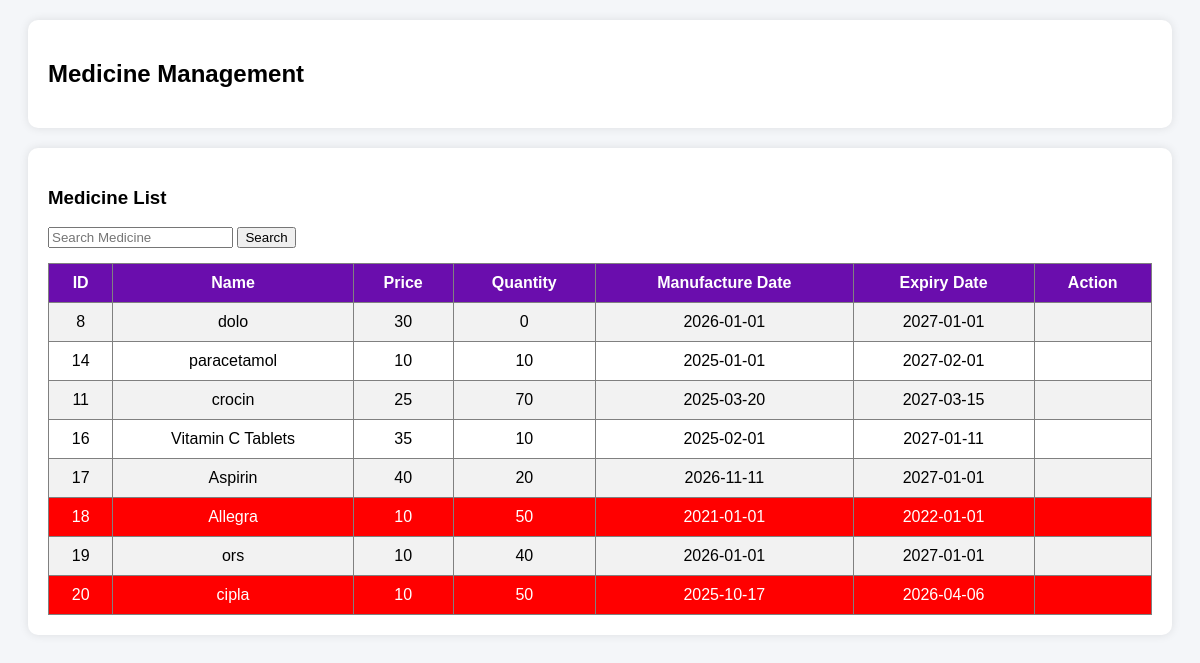
The app's page /medicine.php with its own data.
### tables this page shows
CREATE TABLE IF NOT EXISTS `medicines` (
  `id` int NOT NULL AUTO_INCREMENT,
  `name` varchar(100) NOT NULL,
  `price` float NOT NULL,
  `quantity` int NOT NULL,
  `manufacture_date` date NOT NULL,
  `expiry_date` date NOT NULL,
  PRIMARY KEY (`id`)
);

### medicine.php (the view, shortened to what this page needs)
<?php
$conn = new mysqli("localhost", "root", "", "pharmacy_db");
?>
<!DOCTYPE html>
<html>
<head>
</head>
<body>
<div class="card">
<h2>Medicine Management</h2>
</div>
<div class="card">
<h3>Medicine List</h3>
<form method="GET" style="margin-bottom:15px;">
    <input type="text" name="search" placeholder="Search Medicine"
    value="<?php if(isset($_GET['search'])) echo $_GET['search']; ?>">
    <button type="submit">Search</button>
</form>
<table border="1">
<tr>
    <th>ID</th>
    <th>Name</th>
    <th>Price</th>
    <th>Quantity</th>
    <th>Manufacture Date</th>
    <th>Expiry Date</th>
<th>Action</th>
</tr>
<?php
if(isset($_GET['search'])) {
    $search = $_GET['search'];
    $result = $conn->query("SELECT * FROM medicines WHERE name LIKE '%$search%'");
} else {
    $result = $conn->query("SELECT * FROM medicines");
}
while($row = $result->fetch_assoc()) {
    if($row['expiry_date'] < date('Y-m-d')) {
        echo "<tr style='background:red; color:white;'>";
    } else {
        echo "<tr>";
    }
    echo "<td>".$row['id']."</td>";
    echo "<td>".$row['name']."</td>";
    echo "<td>".$row['price']."</td>";
    echo "<td>".$row['quantity']."</td>";
    echo "<td>".$row['manufacture_date']."</td>";
    echo "<td>".$row['expiry_date']."</td>";
    echo "<td>";
    echo "</td></tr>";
}
?>
</table>
</div>
</body>
</html>

### medicine.php (style rules this page uses)
body { font-family: Arial; background: #f4f6f9; }
.card { background: white; padding: 20px; margin: 20px; border-radius: 10px; box-shadow: 0px 0px 10px rgba(0,0,0,0.1); }
table { width: 100%; border-collapse: collapse; }
th { background: #6a0dad; color: white; padding: 10px; }
td { padding: 10px; text-align: center; }
tr:nth-child(even) { background: #f2f2f2; }

### records on screen
medicines: id "8", name "dolo", price "30", quantity "0", manufacture_date "2026-01-01", expiry_date "2027-01-01"
medicines: id "14", name "paracetamol", price "10", quantity "10", manufacture_date "2025-01-01", expiry_date "2027-02-01"
medicines: id "11", name "crocin", price "25", quantity "70", manufacture_date "2025-03-20", expiry_date "2027-03-15"
medicines: id "16", name "Vitamin C Tablets", price "35", quantity "10", manufacture_date "2025-02-01", expiry_date "2027-01-11"
medicines: id "17", name "Aspirin", price "40", quantity "20", manufacture_date "2026-11-11", expiry_date "2027-01-01"
medicines: id "18", name "Allegra", price "10", quantity "50", manufacture_date "2021-01-01", expiry_date "2022-01-01"
medicines: id "19", name "ors", price "10", quantity "40", manufacture_date "2026-01-01", expiry_date "2027-01-01"
medicines: id "20", name "cipla", price "10", quantity "50", manufacture_date "2025-10-17", expiry_date "2026-04-06"
